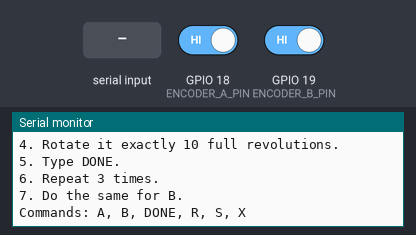
This sketch was run on a simulated ESP32. On the bench: the last lines printed to the serial monitor. Inputs (shaded band) come from the test bench; at power-on: GPIO 18 (ENCODER_A_PIN) HIGH, GPIO 19 (ENCODER_B_PIN) HIGH.

Above: at 1.7 s.
1.8 s: "A\n" received over Serial
At 2.2 s:
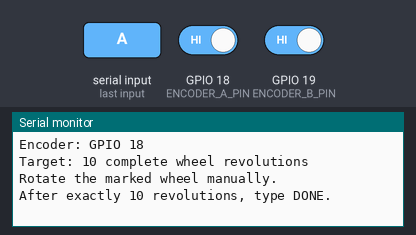
3.3 s: "B\n" received over Serial
At 4.2 s:
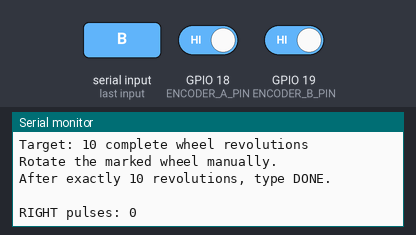
5.3 s: "DONE\n" received over Serial
At 6.5 s:
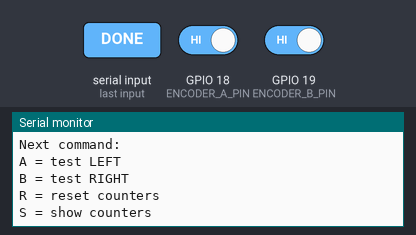
6.8 s: "R\n" received over Serial
At 7.3 s:
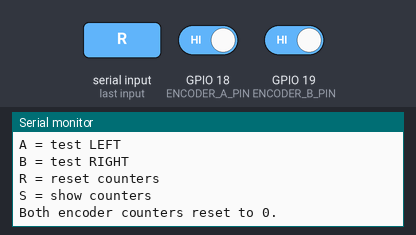
8.3 s: "S\n" received over Serial
At 9.5 s:
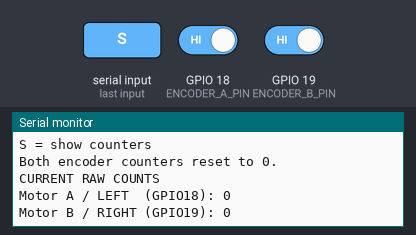
9.8 s: "X\n" received over Serial
At 10.8 s:
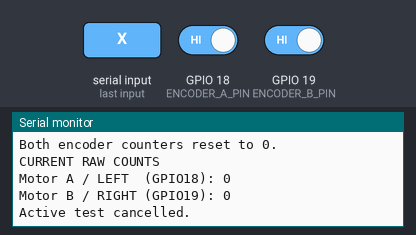

Measured:
- after the input at 1.8 s, the serial monitor: prints a new line at once (image 1)
- after the input at 3.3 s, the serial monitor: prints a new line at once (image 2)
- after the input at 5.3 s, the serial monitor: prints a new line at once (image 3)
- after the input at 6.8 s, the serial monitor: prints a new line at once (image 4)
- after the input at 8.3 s, the serial monitor: prints a new line at once (image 5)
- after the input at 9.8 s, the serial monitor: prints a new line at once (image 6)

The sketch:

encoder_test.ino
```cpp
/*
ENCODER TEST

Purpose:
Measure the encoder pulses per wheel revolution.

Pins (you can use preferred pins):
LEFT  / Motor A -> GPIO 18
RIGHT / Motor B -> GPIO 19

How to use:
1. Upload the sketch and open Serial Monitor at 115200 baud.
2. Keep the motors OFF and rotate the wheels by hand.
3. Type A to test the left wheel or B to test the right wheel.
4. Rotate the selected wheel exactly 10 complete revolutions. The program does not count the 10 revolutions automatically. You must count
the physical wheel revolutions yourself.
5. Type DONE and press Enter to display the result.
6. Repeat each test 3 times for consistency.

Commands:
A     = Start LEFT test
B     = Start RIGHT test
DONE  = Finish active test and calculate counts/revolution
R     = Reset both counters
S     = Show current raw encoder counts
X     = Cancel active test

Note:
Counts per revolution = Total pulses / 10
*/

#include <Arduino.h>

// Encoder pins
const uint8_t ENCODER_A_PIN = 18;   // Motor A - LEFT
const uint8_t ENCODER_B_PIN = 19;   // Motor B - RIGHT

// Test settings
const int TEST_REVOLUTIONS = 10;
const unsigned long PRINT_INTERVAL = 500;


volatile uint32_t encoderACount = 0;
volatile uint32_t encoderBCount = 0;

// Test state
enum TestWheel {
  TEST_NONE,
  TEST_LEFT,
  TEST_RIGHT
};

TestWheel activeTest = TEST_NONE;

uint32_t startCount = 0;
unsigned long lastPrint = 0;

// Interrupt service routines
void IRAM_ATTR encoderA_ISR() {
  encoderACount++;
}

void IRAM_ATTR encoderB_ISR() {
  encoderBCount++;
}

uint32_t getACount() {
  noInterrupts();
  uint32_t value = encoderACount;
  interrupts();
  return value;
}

uint32_t getBCount() {
  noInterrupts();
  uint32_t value = encoderBCount;
  interrupts();
  return value;
}


void resetCounters() {
  noInterrupts();
  encoderACount = 0;
  encoderBCount = 0;
  interrupts();
}

void startTest(TestWheel wheel) {

  activeTest = wheel;

  uint32_t currentCount;

  if (wheel == TEST_LEFT) {
    currentCount = getACount();
    startCount = currentCount;

    Serial.println();
    Serial.println(F(" "));
    Serial.println(F("LEFT / MOTOR A TEST"));
    Serial.println(F("Encoder: GPIO 18"));
    Serial.println(F("Target: 10 complete wheel revolutions"));
    Serial.println(F("Rotate the marked wheel manually."));
    Serial.println(F("After exactly 10 revolutions, type DONE."));
    Serial.println(F(" "));
  }

  else if (wheel == TEST_RIGHT) {
    currentCount = getBCount();
    startCount = currentCount;

    Serial.println();
    Serial.println(F(" "));
    Serial.println(F("RIGHT / MOTOR B TEST"));
    Serial.println(F("Encoder: GPIO 19"));
    Serial.println(F("Target: 10 complete wheel revolutions"));
    Serial.println(F("Rotate the marked wheel manually."));
    Serial.println(F("After exactly 10 revolutions, type DONE."));
    Serial.println(F(" "));
  }

  lastPrint = millis();
}

// Finish test
void finishTest() {

  uint32_t endCount;
  uint32_t pulses;

  if (activeTest == TEST_LEFT) {

    endCount = getACount();
    pulses = endCount - startCount;

    float countsPerRev = (float)pulses / TEST_REVOLUTIONS;

    Serial.println();
    Serial.println(F(" "));
    Serial.println(F("LEFT - MOTOR A RESULT"));
    Serial.print(F("Total pulses: "));
    Serial.println(pulses);
    Serial.print(F("Revolutions: "));
    Serial.println(TEST_REVOLUTIONS);
    Serial.print(F("Counts per revolution: "));
    Serial.println(countsPerRev, 4);
    Serial.println(F(" "));
  }

  else if (activeTest == TEST_RIGHT) {

    endCount = getBCount();
    pulses = endCount - startCount;
    float countsPerRev = (float)pulses / TEST_REVOLUTIONS;

    Serial.println();
    Serial.println(F(" "));
    Serial.println(F("RIGHT - MOTOR B RESULT"));
    Serial.print(F("Total pulses: "));
    Serial.println(pulses);
    Serial.print(F("Revolutions: "));
    Serial.println(TEST_REVOLUTIONS);
    Serial.print(F("Counts per revolution: "));
    Serial.println(countsPerRev, 4);
    Serial.println(F(" "));
  }

  activeTest = TEST_NONE;

  Serial.println();
  Serial.println(F("Next command:"));
  Serial.println(F("A = test LEFT"));
  Serial.println(F("B = test RIGHT"));
  Serial.println(F("R = reset counters"));
  Serial.println(F("S = show counters"));
  Serial.println();
}


void showCounters() {
  Serial.println();
  Serial.println(F("CURRENT RAW COUNTS"));
  Serial.print(F("Motor A / LEFT  (GPIO18): "));
  Serial.println(getACount());
  Serial.print(F("Motor B / RIGHT (GPIO19): "));
  Serial.println(getBCount());
  Serial.println();
}


void handleSerial() {
  if (!Serial.available()) {
    return;
  }

  String command = Serial.readStringUntil('\n');
  command.trim();
  command.toUpperCase();

  if (command == "A") {
    activeTest = TEST_NONE;
    startTest(TEST_LEFT);
  }

  else if (command == "B") {
    activeTest = TEST_NONE;
    startTest(TEST_RIGHT);
  }

  else if (command == "DONE") {
    if (activeTest == TEST_NONE) {
      Serial.println(F("No test is currently running."));
    } else {
      finishTest();
    }
  }

  else if (command == "R") {
    activeTest = TEST_NONE;

    resetCounters();
    Serial.println();
    Serial.println(F("Both encoder counters reset to 0."));
    Serial.println();
  }

  else if (command == "S") {
    showCounters();
  }

  else if (command == "X") {
    activeTest = TEST_NONE;

    Serial.println();
    Serial.println(F("Active test cancelled."));
    Serial.println();
  }

  else {
    Serial.println();
    Serial.println(F("Unknown command."));
    Serial.println(F("Use A, B, DONE, R, S, or X."));
    Serial.println();
  }
}


void setup() {
  Serial.begin(115200);
  delay(500);

  // LM393 encoder outputs
  pinMode(ENCODER_A_PIN, INPUT_PULLUP);
  pinMode(ENCODER_B_PIN, INPUT_PULLUP);

  attachInterrupt(
    digitalPinToInterrupt(ENCODER_A_PIN),
    encoderA_ISR,
    RISING
  );

  attachInterrupt(
    digitalPinToInterrupt(ENCODER_B_PIN),
    encoderB_ISR,
    RISING
  );

  resetCounters();
  Serial.println();
  Serial.println(F("       ENCODER PPR TEST PROGRAM"));
  Serial.println(F(" "));
  Serial.println(F("LEFT  - Motor A - GPIO 18"));
  Serial.println(F("RIGHT - Motor B - GPIO 19"));
  Serial.println();
  Serial.println(F("Recommended procedure:"));
  Serial.println(F("1. Put a visible mark on the wheel."));
  Serial.println(F("2. Keep the motor completely OFF."));
  Serial.println(F("3. Type A to test the left wheel."));
  Serial.println(F("4. Rotate it exactly 10 full revolutions."));
  Serial.println(F("5. Type DONE."));
  Serial.println(F("6. Repeat 3 times."));
  Serial.println(F("7. Do the same for B."));
  Serial.println();
  Serial.println(F("Commands: A, B, DONE, R, S, X"));
  Serial.println();
}


void loop() {

  handleSerial();

  // Live pulse display while a test is active
  if (activeTest != TEST_NONE && millis() - lastPrint >= PRINT_INTERVAL) {
      lastPrint = millis();
      uint32_t count;

      if (activeTest == TEST_LEFT) {
        count = getACount();

        Serial.print(F("LEFT pulses: "));
        Serial.println(count - startCount);
      }

    else {
      count = getBCount();

      Serial.print(F("RIGHT pulses: "));
      Serial.println(count - startCount);
    }
  }
}
```
